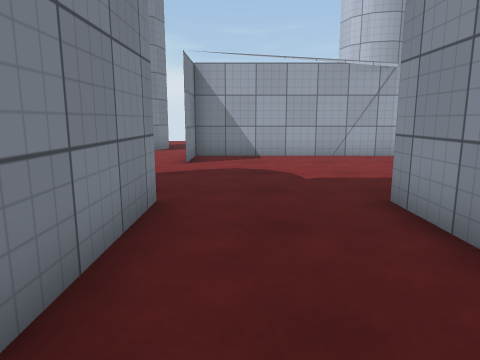
view 1 (above)

12 first-person views from a walk through a 3-D level made in the Unity game engine. The camera is 1.2 m above the floor, tilts 10° down and sees 70° across. The floor is counted in squares, 1 m on a side. Each view is taken from the middle of a square. On the plan, view 1 faces up. The plan holds only what a view shows up to about 14 squares ahead; the rest is blank. The place goes on beyond the plan. Surface patterns are stand-ins for the level's own textures.

view 2
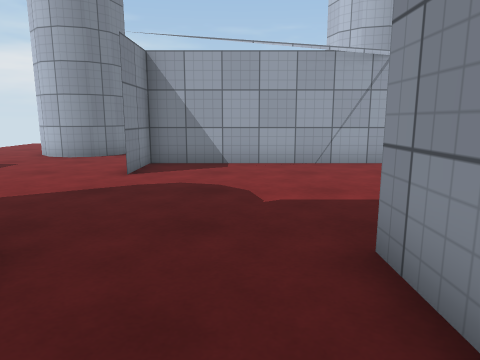

view 3
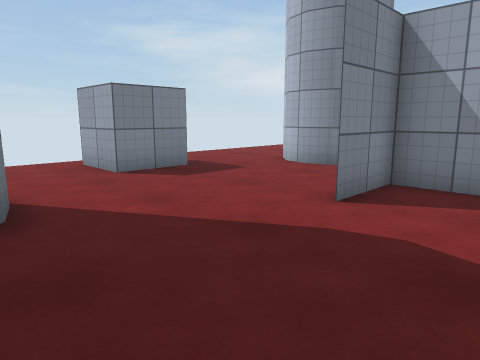

view 4
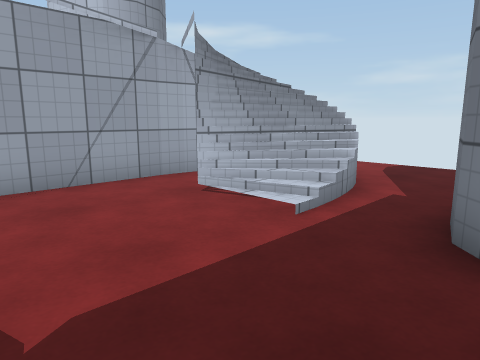

view 5
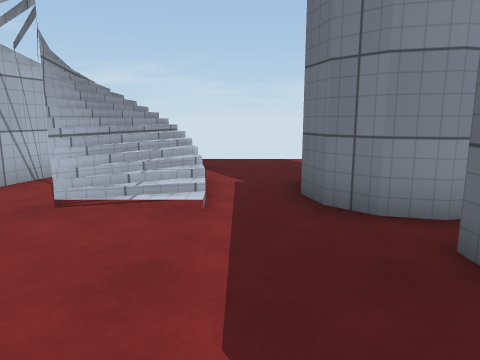

view 6
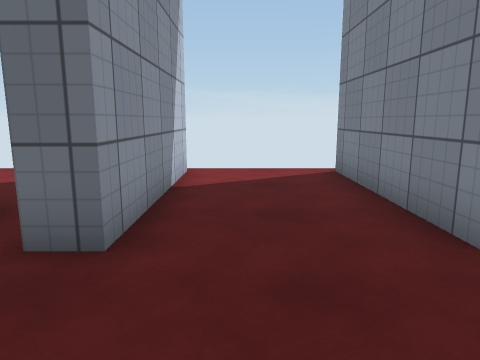

view 7
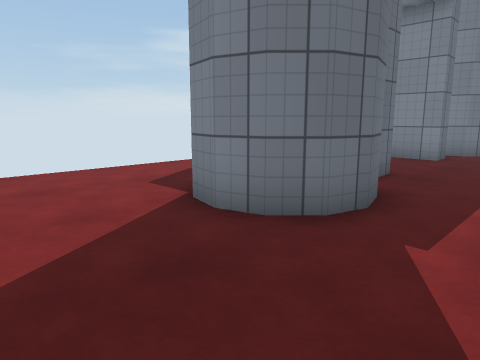

view 8
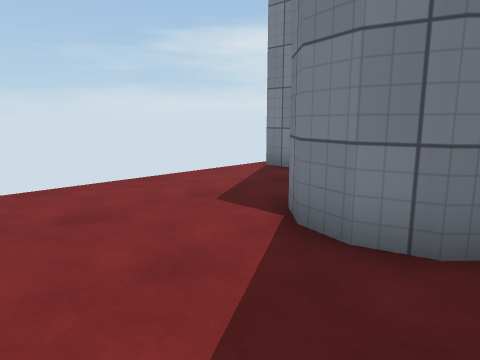

view 9
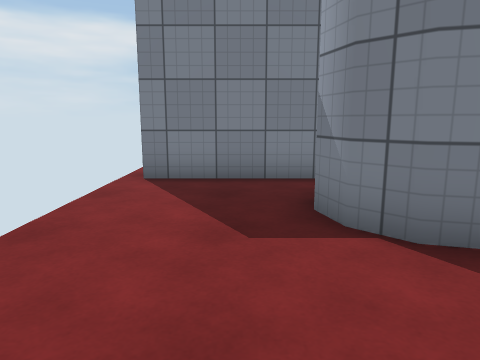

view 10
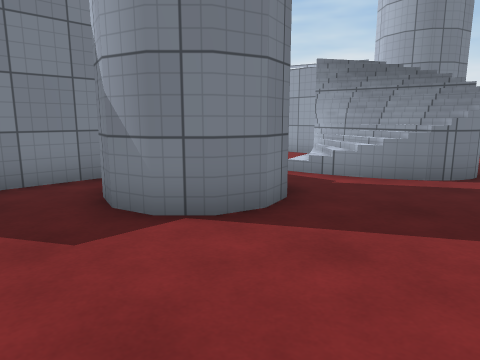

view 11
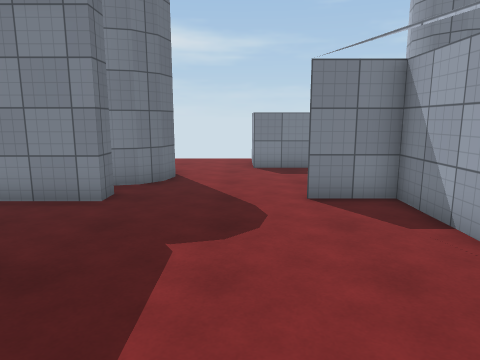

view 12
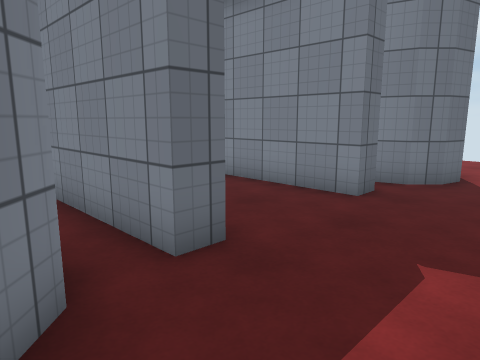

### Floor plan
Key: @ floor where view 1 was taken; # wall or solid block; . floor; / step, stairs or slope.
Columns run from 9 left of view 1 to 10 right of it. Each row starts with its distance up from view 1.
 16  ..
 15  ..
 14 ...####
 13 ....##..
 12 ........
 11   .....##########
 10   #....#......##
  9 .##...........////..
  8 ..............///...
  7 ....................
  6  ...##........##....
  5      ####..######...
  4         #..######...
  3         #..##.##....
  2         #..##.......
  1         #..##.......
  0         #@.##......

Where each view was taken, in squares from view 1:
view 1: 0 up, 0 right, facing up
view 2: 2 up, 1 right, facing up
view 3: 5 up, 1 right, facing up-left
view 4: 5 up, 1 right, facing up-right
view 5: 7 up, 0 right, facing right
view 6: 8 up, 1 right, facing down
view 7: 8 up, 10 right, facing down-left
view 8: 6 up, 10 right, facing down-left
view 9: 2 up, 10 right, facing left
view 10: 1 up, 10 right, facing up-left
view 11: 8 up, 6 right, facing left
view 12: 8 up, 5 right, facing down-left
